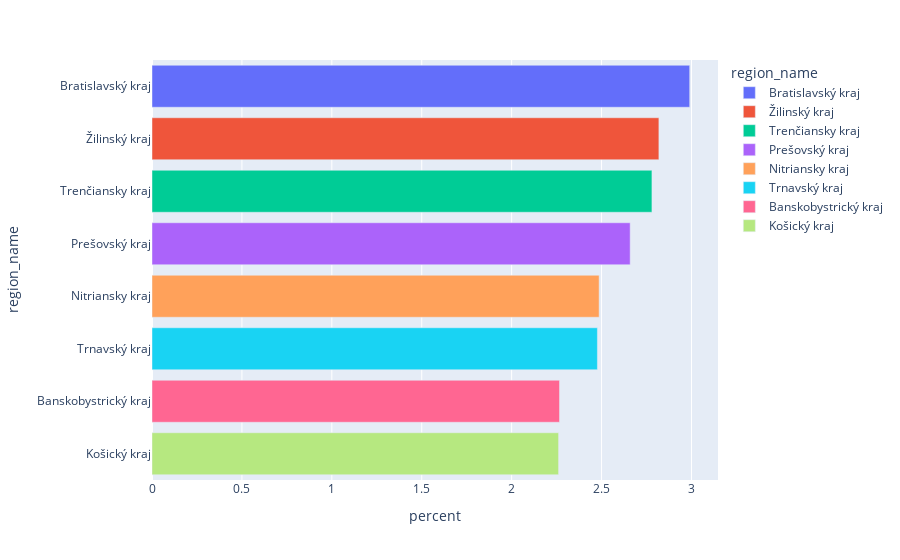

Notebook code for this chart:
### Code cell
def compute_groups(data, groupby, chosen_query="", filter_query=""):
    """
    Arguments
        filter_query - filters data
        chosen_query - will be used to count ratio
    """
    if filter_query != "":
        data = data.query(filter_query)
    if chosen_query != "":
        selected = data.query(chosen_query)
    else:
        selected = data
    aggregated = selected.groupby(groupby, observed=True)["count"].sum().rename("number").to_frame()
    aggregated["number_percent"] = aggregated["number"] / selected["count"].sum() * 100
    aggregated["total"] = data.groupby(groupby, observed=True)["count"].sum()
    aggregated["percent"] = aggregated["number"] / aggregated["total"] * 100
    aggregated = aggregated.reset_index()
    return aggregated


def plot_groups(data, groupby, value, title=""):
    figure = None
    if groupby not in ["NUTS2_CODE", "NUTS3_CODE", "LAU1_CODE"]:
        # hierarchy = [['state_name', 'ecoregion_name', 'region_name', 'district_name']]
        # h = next(filter(lambda p: groupby in p[1], enumerate(hierarchy)), [None])[0]
        data = data.sort_values(by=value, ascending=False)
        if value == "percent":
            figure = px.bar(
                data,
                y=groupby,
                color=groupby,
                x="percent",
                orientation="h",
                hover_data=["number", "percent"],
            )
        elif value == "number":
            figure = px.treemap(
                data,
                path=[px.Constant("all"), groupby],
                values="number",
                hover_data=["number", "number_percent"],
            )
    else:
        merged = geo_frame.merge(data, on=groupby)
        figure = px.choropleth_mapbox(
            merged,
            geojson=merged.geometry,
            locations=merged.index,
            color=value,
            mapbox_style="carto-positron",
            center={"lat": 48.6737532, "lon": 19.696058},
            zoom=7,
            opacity=0.5,
            hover_data=["LAU1", "number", "percent"],
        )
    figure.update_layout(title=title)
    return figure


data = compute_groups(
    table_40,
    groupby="region_name",
    chosen_query="`education` == 'vysokoškolské vzdelanie - 1. stupeň (Bc.)'",
)
fig = plot_groups(data, groupby="region_name", value="percent")
fig.show()

### Figure 1 — Plotly figure (JSON) as saved in the notebook; plotly's stock layout.template omitted (floating-point values rounded to 4 significant figures)
{"data": [{"alignmentgroup": "True", "customdata": [[21515]], "hovertemplate": "region_name=%{y}<br>percent=%{x}<br>number=%{customdata[0]}<extra></extra>", "legendgroup": "Bratislavský kraj", "marker": {"color": "#636efa", "pattern": {"shape": ""}}, "name": "Bratislavský kraj", "offsetgroup": "Bratislavský kraj", "orientation": "h", "showlegend": true, "textposition": "auto", "type": "bar", "x": [2.99], "xaxis": "x", "y": ["Bratislavský kraj"], "yaxis": "y"}, {"alignmentgroup": "True", "customdata": [[19495]], "hovertemplate": "region_name=%{y}<br>percent=%{x}<br>number=%{customdata[0]}<extra></extra>", "legendgroup": "Žilinský kraj", "marker": {"color": "#EF553B", "pattern": {"shape": ""}}, "name": "Žilinský kraj", "offsetgroup": "Žilinský kraj", "orientation": "h", "showlegend": true, "textposition": "auto", "type": "bar", "x": [2.819], "xaxis": "x", "y": ["Žilinský kraj"], "yaxis": "y"}, {"alignmentgroup": "True", "customdata": [[16054]], "hovertemplate": "region_name=%{y}<br>percent=%{x}<br>number=%{customdata[0]}<extra></extra>", "legendgroup": "Trenčiansky kraj", "marker": {"color": "#00cc96", "pattern": {"shape": ""}}, "name": "Trenčiansky kraj", "offsetgroup": "Trenčiansky kraj", "orientation": "h", "showlegend": true, "textposition": "auto", "type": "bar", "x": [2.78], "xaxis": "x", "y": ["Trenčiansky kraj"], "yaxis": "y"}, {"alignmentgroup": "True", "customdata": [[21510]], "hovertemplate": "region_name=%{y}<br>percent=%{x}<br>number=%{customdata[0]}<extra></extra>", "legendgroup": "Prešovský kraj", "marker": {"color": "#ab63fa", "pattern": {"shape": ""}}, "name": "Prešovský kraj", "offsetgroup": "Prešovský kraj", "orientation": "h", "showlegend": true, "textposition": "auto", "type": "bar", "x": [2.659], "xaxis": "x", "y": ["Prešovský kraj"], "yaxis": "y"}, {"alignmentgroup": "True", "customdata": [[16856]], "hovertemplate": "region_name=%{y}<br>percent=%{x}<br>number=%{customdata[0]}<extra></extra>", "legendgroup": "Nitriansky kraj", "marker": {"color": "#FFA15A", "pattern": {"shape": ""}}, "name": "Nitriansky kraj", "offsetgroup": "Nitriansky kraj", "orientation": "h", "showlegend": true, "textposition": "auto", "type": "bar", "x": [2.487], "xaxis": "x", "y": ["Nitriansky kraj"], "yaxis": "y"}, {"alignmentgroup": "True", "customdata": [[14019]], "hovertemplate": "region_name=%{y}<br>percent=%{x}<br>number=%{customdata[0]}<extra></extra>", "legendgroup": "Trnavský kraj", "marker": {"color": "#19d3f3", "pattern": {"shape": ""}}, "name": "Trnavský kraj", "offsetgroup": "Trnavský kraj", "orientation": "h", "showlegend": true, "textposition": "auto", "type": "bar", "x": [2.477], "xaxis": "x", "y": ["Trnavský kraj"], "yaxis": "y"}, {"alignmentgroup": "True", "customdata": [[14177]], "hovertemplate": "region_name=%{y}<br>percent=%{x}<br>number=%{customdata[0]}<extra></extra>", "legendgroup": "Banskobystrický kraj", "marker": {"color": "#FF6692", "pattern": {"shape": ""}}, "name": "Banskobystrický kraj", "offsetgroup": "Banskobystrický kraj", "orientation": "h", "showlegend": true, "textposition": "auto", "type": "bar", "x": [2.266], "xaxis": "x", "y": ["Banskobystrický kraj"], "yaxis": "y"}, {"alignmentgroup": "True", "customdata": [[17686]], "hovertemplate": "region_name=%{y}<br>percent=%{x}<br>number=%{customdata[0]}<extra></extra>", "legendgroup": "Košický kraj", "marker": {"color": "#B6E880", "pattern": {"shape": ""}}, "name": "Košický kraj", "offsetgroup": "Košický kraj", "orientation": "h", "showlegend": true, "textposition": "auto", "type": "bar", "x": [2.261], "xaxis": "x", "y": ["Košický kraj"], "yaxis": "y"}], "layout": {"barmode": "relative", "legend": {"title": {"text": "region_name"}, "tracegroupgap": 0}, "margin": {"t": 60}, "title": {"text": ""}, "xaxis": {"anchor": "y", "domain": [0, 1], "title": {"text": "percent"}}, "yaxis": {"anchor": "x", "categoryarray": ["Košický kraj", "Banskobystrický kraj", "Trnavský kraj", "Nitriansky kraj", "Prešovský kraj", "Trenčiansky kraj", "Žilinský kraj", "Bratislavský kraj"], "categoryorder": "array", "domain": [0, 1], "title": {"text": "region_name"}}}}
